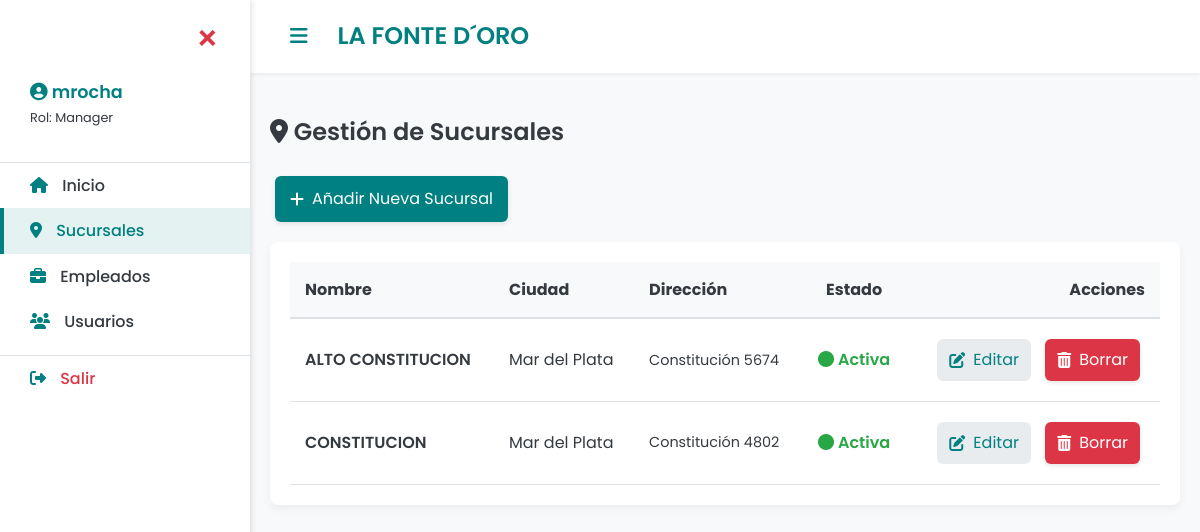
/branches (signed in), run on the app's committed database.
### run.py (models this page shows, shortened)
class Permission(db.Model):
    __tablename__ = 'permission'
    role = db.Column(db.String(20), primary_key=True)
    endpoint = db.Column(db.String(50), primary_key=True) # La ruta de Flask (ej: 'manage_branches')

class Branch(db.Model):
    __tablename__ = 'branch'
    id = db.Column(db.Integer, primary_key=True)
    name = db.Column(db.String(100), unique=True, nullable=False)
    address = db.Column(db.String(200))
    city = db.Column(db.String(80))
    is_active = db.Column(db.Integer, default=1) # 1: Activa, 0: Desactivada

### run.py (the view)
@app.route('/branches')
@requires_permission # USO DEL NUEVO DECORADOR
def manage_branches():
    branches = db.session.query(Branch).order_by(Branch.name).all()
    return render_template('branches_list.html', branches=branches)

### run.py (called while the page is built)
def check_permission(role, endpoint):
    if role == 'admin':
        return True
    if db.session.query(Permission).filter(
        Permission.role == role,
        Permission.endpoint == endpoint
    ).first():
        return True
    return False

def requires_permission(f):
    @wraps(f)
    def decorated_function(*args, **kwargs):
        if not session.get('logged_in'):
             return redirect(url_for('login'))
        user_role = session.get('role')
        required_endpoint = f.__name__
        if not check_permission(user_role, required_endpoint):
            flash(f"Acceso denegado. Tu rol '{user_role.capitalize()}' no tiene permiso para acceder a {required_endpoint.replace('_', ' ').title()}.", 'danger')
            return redirect(url_for('index'))
        return f(*args, **kwargs)
    return decorated_function

### templates/branches_list.html (shortened to what this page needs)
{% extends "base.html" %}
{% block content %}
    <h2><i class="fas fa-map-marker-alt"></i> Gestión de Sucursales</h2>
    <a href="{{ url_for('add_branch') }}" class="btn btn-primary" style="margin-bottom: 20px;">
        <i class="fas fa-plus"></i> Añadir Nueva Sucursal
    </a>
    <div class="card">
        <div style="overflow-x: auto;">
            <table style="width: 100%; border-collapse: collapse; min-width: 600px;">
                <thead>
                    <tr style="border-bottom: 2px solid var(--subtle-border); background-color: var(--background-light);">
                        <th style="padding: 15px; text-align: left;">Nombre</th>
                        <th style="padding: 15px; text-align: left;">Ciudad</th>
                        <th style="padding: 15px; text-align: left;">Dirección</th>
                        <th style="padding: 15px; text-align: center;">Estado</th>
                        <th style="padding: 15px; text-align: right;">Acciones</th>
                    </tr>
                </thead>
                <tbody>
                    {% for branch in branches %}
                    <tr style="border-bottom: 1px solid var(--subtle-border); transition: background-color 0.2s;">
                        <td style="padding: 15px; font-weight: 600;">{{ branch.name }}</td>
                        <td style="padding: 15px;">{{ branch.city }}</td>
                        <td style="padding: 15px; font-size: 0.9rem;">{{ branch.address }}</td>
                        <td style="padding: 15px; text-align: center;">
                            {% if branch.is_active %}
                                <span style="color: var(--success-color); font-weight: 600;"><i class="fas fa-circle"></i> Activa</span>
                            {% else %}
                                <span style="color: var(--danger-color); font-weight: 600;"><i class="far fa-circle"></i> Inactiva</span>
                            {% endif %}
                        </td>
                        <td style="padding: 15px; text-align: right;">
                            <a href="{{ url_for('edit_branch', branch_id=branch.id) }}" class="btn" style="background-color: #E9ECEF; color: var(--primary-color); box-shadow: none; padding: 8px 12px;">
                                <i class="fas fa-edit"></i> Editar
                            </a>
                            <a href="{{ url_for('delete_branch_route', branch_id=branch.id) }}" class="btn btn-danger" onclick="return confirm('¿Seguro? Si la sucursal se usa en el historial, se DESACTIVARÁ. De lo contrario, se BORRARÁ. ¿Continuar?');" style="padding: 8px 12px;">
                                <i class="fas fa-trash-alt"></i> Borrar
                            </a>
                        </td>
                    </tr>
                    {% else %}
                    <tr><td colspan="5" style="text-align: center; padding: 20px; color: var(--primary-color);">No hay sucursales registradas. ¡Empieza a añadir una!</td></tr>
                    {% endfor %}
                </tbody>
            </table>
        </div>
    </div>
{% endblock %}

### templates/base.html (shortened to what this page needs)
<!DOCTYPE html>
<html lang="es">
<head>
    <link rel="stylesheet" href="https://cdnjs.cloudflare.com/ajax/libs/font-awesome/6.5.2/css/all.min.css">
</head>
<body>
    <div id="mySidebar" class="sidebar">
        <a href="javascript:void(0)" class="closebtn" onclick="closeNav()">&times;</a>
        <div style="padding: 0 15px 20px 30px; border-bottom: 1px solid var(--subtle-border);">
             <p style="font-weight: 600; font-size: 1.1rem; color: var(--primary-color);">
                 <i class="fas fa-user-circle"></i> {{ session.get('username', 'Invitado') }}
             </p>
             <p style="font-size: 0.8rem; text-transform: capitalize; margin-top: -15px;">
                 Rol: {{ session.get('role', 'N/A') }}
             </p>
        </div>
        {% if session.get('logged_in') %}
            {% set current_path = request.path %}
            <a href="{{ url_for('index') }}" class="{% if current_path == url_for('index') %}active{% endif %}">
                <i class="fas fa-home"></i> Inicio
            </a>
            {% if session.get('role') in ['manager', 'admin'] %}
                <a href="{{ url_for('manage_branches') }}" class="{% if 'branches' in current_path %}active{% endif %}">
                    <i class="fas fa-map-marker-alt"></i> Sucursales
                </a>
            {% endif %}
            {% if session.get('role') in ['manager', 'admin'] %}
                <a href="{{ url_for('manage_employees') }}" class="{% if 'employees' in current_path %}active{% endif %}">
                    <i class="fas fa-briefcase"></i> Empleados
                </a>
            {% endif %}
            {% if session.get('role') in ['manager', 'admin'] %}
                <a href="{{ url_for('manage_users') }}" class="{% if 'users' in current_path %}active{% endif %}">
                    <i class="fas fa-users"></i> Usuarios
                </a>
            {% endif %}
            <a href="{{ url_for('logout') }}" style="color: var(--danger-color); border-top: 1px solid var(--subtle-border); margin-top: 10px;">
                <i class="fas fa-sign-out-alt"></i> Salir
            </a>
        {% endif %}
    </div>
    <header id="main-header">
        <div style="display: flex; align-items: center;">
            <button class="openbtn" onclick="toggleNav()">
                <i class="fas fa-bars"></i>
            </button>
            <div class="logo">
                <h1>LA FONTE D´ORO</h1>
            </div>
        </div>
        </header>
    <main id="main-content">
        {% block content %}{% endblock %}
    </main>
</body>
</html>

### templates/base.html (style rules this page uses)
:root { --primary-color: #008080; --secondary-color: #A1887F; --background-light: #F8F9FA; --text-dark: #343A40; --success-color: #28A745; --danger-color: #DC3545; --subtle-border: #DEE2E6; --sidebar-width: 250px; --active-bg: rgba(0, 128, 128, 0.1); }
body { font-family: 'Poppins', sans-serif; background-color: var(--background-light); color: var(--text-dark); margin: 0; padding: 0; line-height: 1.6; transition: margin-left 0.3s; }
h1, h2 { font-weight: 600; color: var(--text-dark); }
.sidebar { height: 100%; width: var(--sidebar-width); position: fixed; z-index: 1000; top: 0; left: 0; background-color: white; overflow-x: hidden; transition: 0.3s; padding-top: 60px; box-shadow: 2px 0 5px rgba(0,0,0,0.1); }
.sidebar a { padding: 10px 15px 10px 30px; text-decoration: none; font-size: 1rem; color: var(--text-dark); display: block; transition: 0.3s; font-weight: 500; }
.sidebar a i { margin-right: 10px; color: var(--primary-color); }
.sidebar a.active { background-color: var(--active-bg); color: var(--primary-color); border-left: 4px solid var(--primary-color); padding-left: 26px; }
.sidebar .closebtn { position: absolute; top: 0; right: 15px; font-size: 36px; margin-left: 50px; color: var(--danger-color); }
header { background-color: white; box-shadow: 0 2px 4px rgba(0,0,0,0.05); padding: 15px 25px; display: flex; justify-content: space-between; align-items: center; position: sticky; top: 0; z-index: 999; transition: margin-left 0.3s; }
.logo h1 { margin: 0; font-size: 1.5rem; color: var(--primary-color); font-weight: 600; }
.openbtn { font-size: 20px; cursor: pointer; background-color: transparent; color: var(--primary-color); padding: 10px 15px; border: none; margin-right: 15px; }
#main-content { transition: margin-left 0.3s; padding: 20px; margin-left: var(--sidebar-width); }
.btn { padding: 10px 15px; border: none; border-radius: 6px; cursor: pointer; font-weight: 400; transition: all 0.2s ease-in-out; margin: 5px; display: inline-flex; align-items: center; text-decoration: none; box-shadow: 0 2px 5px rgba(0,0,0,0.1); }
.btn i { margin-right: 8px; }
.btn-primary { background-color: var(--primary-color); color: white; }
.btn-danger { background-color: var(--danger-color); color: white; }
.card { background-color: white; border-radius: 8px; box-shadow: 0 4px 10px rgba(0,0,0,0.05); padding: 20px; margin-bottom: 20px; }

### data on the page
Permission: get "Manager"
Branch: name "ALTO CONSTITUCION", city "Mar del Plata", address "Constitución 5674", is_active 1 (drawn)
Branch: name "CONSTITUCION", city "Mar del Plata", address "Constitución 4802", is_active 1 (drawn)

### other printed values
{{ session.get('username', 'Invitado') }} "mrocha"
